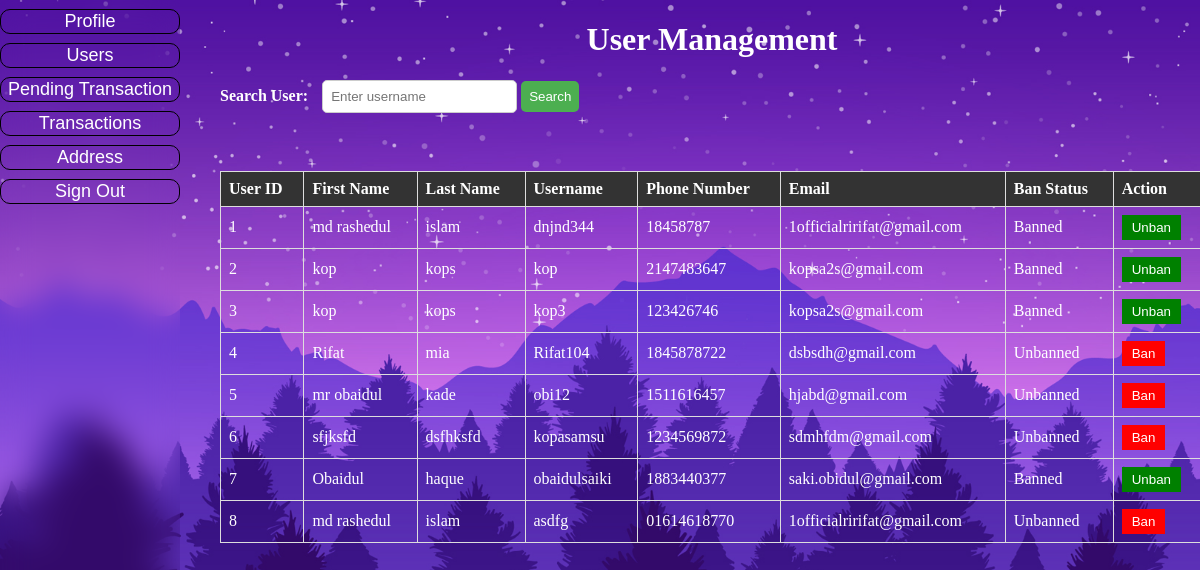
The app's page /Admin/users.php (signed in) with its own data.
### tables this page shows
CREATE TABLE `users` (
  `User_ID` int(11) NOT NULL,
  `First_Name` varchar(255) DEFAULT NULL,
  `Last_Name` varchar(255) DEFAULT NULL,
  `User_Name` varchar(255) DEFAULT NULL,
  `Phone_No` varchar(255) DEFAULT NULL,
  `Email` varchar(255) DEFAULT NULL,
  `Password` varchar(255) DEFAULT NULL,
  `ban_status` varchar(255) DEFAULT 'unbaned'
);

### Admin/users.php (the view, shortened to what this page needs)
<?php
$query = "SELECT User_ID, User_Name FROM users";
?>
<!DOCTYPE html>
<html lang="en">
<head>
    <link rel="stylesheet" href="../css/users.css">
</head>
<body>
    <div class="container">
        <div class="menu">
            <form method="post">
                <input type="submit" name="profile" value="Profile">
                <input type="submit" name="users" value="Users">
                <input type="submit" name="pending" value="Pending Transaction">
                <input type="submit" name="transaction" value="Transactions">
                <input type="submit" name="address" value="Address">
                <input type="submit" name="signout" value="Sign Out">
            </form>
        </div>
        <div class="content">
            <div class="users">
                <h1>User Management</h1>
                <div class="search-form">
                    <form method="post">
                        <label for="search_user">Search User:</label>
                        <input type="text" id="search_user" name="search_user" placeholder="Enter username">
                        <button type="submit" name="search">Search</button>
                    </form>
                </div>
                <br>
                <div class="user-table">
                    <table border="1">
                        <tr>
                            <th>User ID</th>
                            <th>First Name</th>
                            <th>Last Name</th>
                            <th>Username</th>
                            <th>Phone Number</th>
                            <th>Email</th>
                            <th>Ban Status</th>
                            <th>Action</th>
                        </tr>
                        <?php
                        include('config.php');
                        if (isset($_POST['search'])) {
                            $search_user = $_POST['search_user'];
                            if (!empty($search_user)) {
                                $query = "SELECT * FROM users WHERE User_Name = '$search_user'";
                            } else {
                                $query = "SELECT * FROM users";
                            }
                        } else {
                            $query = "SELECT * FROM users";
                        }
                        $result = mysqli_query($con, $query);
                        if ($result) {
                            if (mysqli_num_rows($result) > 0) {
                                while ($row = mysqli_fetch_assoc($result)) {
                                    echo "<tr>";
                                    echo "<td>{$row['User_ID']}</td>";
                                    echo "<td>{$row['First_Name']}</td>";
                                    echo "<td>{$row['Last_Name']}</td>";
                                    echo "<td>{$row['User_Name']}</td>";
                                    echo "<td>{$row['Phone_No']}</td>";
                                    echo "<td>{$row['Email']}</td>";
                                    echo "<td>";
                                    if ($row['ban_status'] == 'ban') {
                                        echo "<span class='ban-status'>Banned</span>";
                                    } else {
                                        echo "<span class='unban-status'>Unbanned</span>";
                                    }
                                    echo "</td>";
                                    echo "<td>";
                                    if ($row['ban_status'] == 'ban') {
                                        echo "<form method='post'>";
                                        echo "<button class='unban-btn' type='submit' name='unban'>Unban</button>";
                                        echo "</form>";
                                    } else {
                                        echo "<form method='post'>";
                                        echo "<button class='ban-btn' type='submit' name='ban'>Ban</button>";
                                        echo "</form>";
                                    }
                                    echo "</td>";
                                    echo "</tr>";
                                }
                            } else {
                                echo "<tr><td colspan='8'>No users found.</td></tr>";
                            }
                        } else {
                            echo "<tr><td colspan='8'>Error: " . mysqli_error($con) . "</td></tr>";
                        }
                        ?>
                    </table>
                </div>
            </div>
        </div>
    </div>
</body>
</html>

### css/users.css (style rules this page uses)
body { margin: 0; width: 100%; height: max-content; background-image: url('../images/sr_bg.jpg'); background-size: cover; background-repeat: no-repeat; background-attachment: fixed; padding: 0; overflow-x: hidden; }
body, html { margin: 0; padding: 0; height: 100%; }
.container { display: flex; height: 100%; }
.container .menu { height: 100%; position: fixed; width: 15%; background-color: #ffffff00; backdrop-filter: blur(15px); left: 0; top: 0; bottom: 0; overflow-y: auto; }
.menu form input { margin-top: 5%; background-color: #ffffff00; border: black solid 1.5px; border-radius: 10px; color: white; font-size: 18px; height: min-content; width: 100%; }
.content { display: flex; flex-direction: column; width: 82%; margin-left: 15%; padding-left: 20px; }
.content h1 { color: white; text-align: center; }
.users { width: 100%; display: flex; flex-direction: column; padding-left: 20px; color: white; }
.users h1 { text-align: center; }
.search-form { margin-bottom: 20px; }
.search-form label { font-weight: bold; margin-right: 10px; }
.search-form input[type="text"], .search-form button { padding: 8px; border-radius: 5px; border: 1px solid #ccc; }
.search-form button { background-color: #4CAF50; color: white; border: none; cursor: pointer; }
.user-table { margin-top: 20px; }
.user-table table { width: 100%; border-collapse: collapse; }
.user-table th, .user-table td { border: 1px solid #ddd; padding: 8px; text-align: left; }
.user-table th { background-color: #333; color: white; }
.unban-btn { background-color: green; color: white; border: none; padding: 5px 10px; cursor: pointer; }
.ban-btn { background-color: red; color: white; border: none; padding: 5px 10px; cursor: pointer; }

### records on screen
users: User_ID "1", First_Name "md rashedul", Last_Name "islam", User_Name "dnjnd344", Phone_No "18458787", Email "1officialririfat@gmail.com", ban_status "Banned"
users: User_ID "2", First_Name "kop", Last_Name "kops", User_Name "kop", Phone_No "2147483647", Email "kopsa2s@gmail.com", ban_status "Banned"
users: User_ID "3", First_Name "kop", Last_Name "kops", User_Name "kop3", Phone_No "123426746", Email "kopsa2s@gmail.com", ban_status "Banned"
users: User_ID "4", First_Name "Rifat", Last_Name "mia", User_Name "Rifat104", Phone_No "1845878722", Email "dsbsdh@gmail.com", ban_status "Unbanned"
users: User_ID "5", First_Name "mr obaidul", Last_Name "kade", User_Name "obi12", Phone_No "1511616457", Email "hjabd@gmail.com", ban_status "Unbanned"
users: User_ID "6", First_Name "sfjksfd", Last_Name "dsfhksfd", User_Name "kopasamsu", Phone_No "1234569872", Email "sdmhfdm@gmail.com", ban_status "Unbanned"
users: User_ID "7", First_Name "Obaidul", Last_Name "haque", User_Name "obaidulsaiki", Phone_No "1883440377", Email "saki.obidul@gmail.com", ban_status "Banned"
users: User_ID "8", First_Name "md rashedul", Last_Name "islam", User_Name "asdfg", Phone_No "01614618770", Email "1officialririfat@gmail.com", ban_status "Unbanned"
